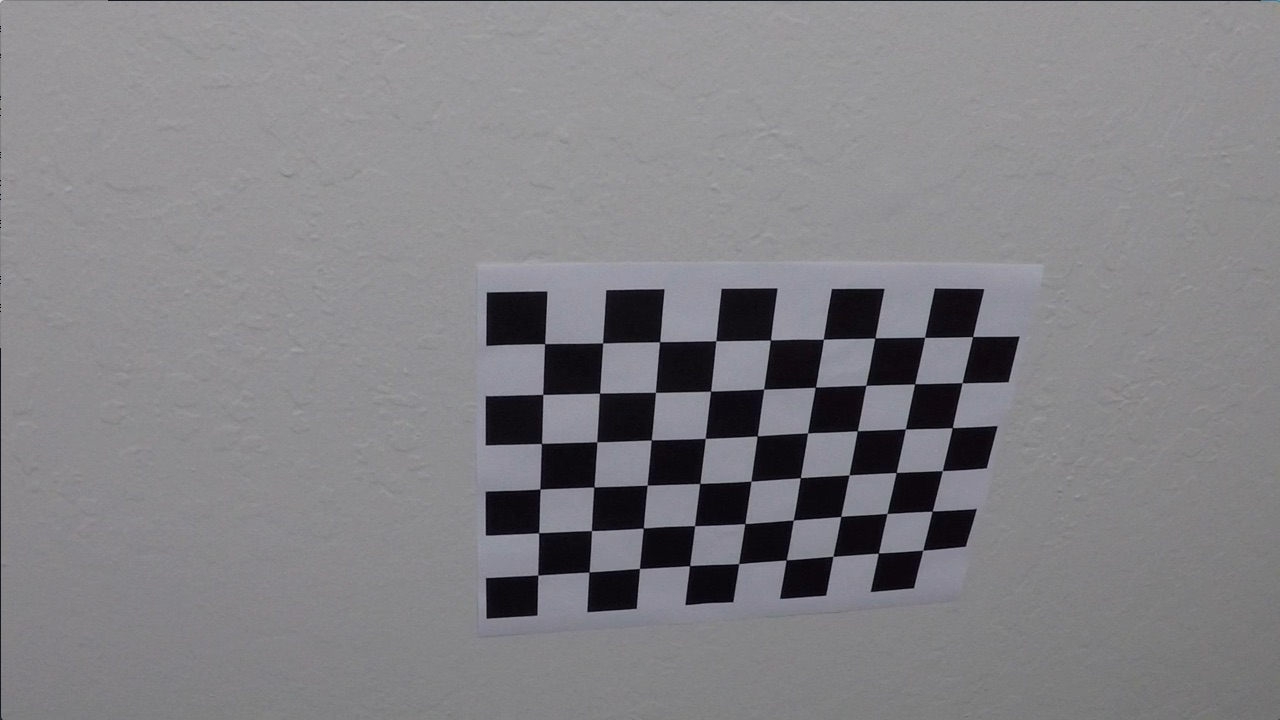
#> input picture camera_cal/calibration10.jpg, 1280 x 720 px; its folder holds only this picture in this run; the run also reads 1 picture not shown here
$ jupyter execute --allow-errors advanced_lane_finding.ipynb   (older library calls are emulated)
#> lines starting #> are read from the running program, lines starting #| are printed output that depends on the picture; after the words box and inside, x2 and y2 are one past the last pixel; in counts of white or black regions, pixels touching at a corner belong together
[cell 1]
import numpy as np
import cv2
import glob
import matplotlib.pyplot as plt
from collections import deque

# Define calibration path and files
calibration_files = 'camera_cal/calibration*.jpg'

# Define calibration checkerboard dimensions
calibration_dim = (9,6)

# Define test image filename
test_filename = 'test_images/test3.jpg'

# Define problem images filename
problem1_filename = 'output_images/problem1.png'
problem2_filename = 'output_images/problem2.png'
problem3_filename = 'output_images/problem3.png'

# Define test straight image filename
straight_filename = 'test_images/straight_lines1.jpg'

# Define test curved image filename
curved_filename = 'test_images/test3.jpg'

# Manually selected four points forming a quadrilateral from the "straight line" image file,
# 'test_images/straight_lines1.jpg'
perspective_src = np.float32(
    [[586.0, 456.5],
     [695.5, 456.5],
     [206., 720.],
     [1099., 720.]])

# Define xb1 and xb2 as the x pixel values of the left and right lanes at the bottom of the transformed image
# The difference between, lane_len_px, is the number of pixels between those two lanes.
# This corresponds to the meters to pixel conversion ratio
xb1 = 300.
xb2 = 1000.
lane_len_px = xb2-xb1
perspective_dst = np.float32(
    [[xb1, 0.],
     [xb2, 0.],
     [xb1, 720.],
     [xb2, 720.]])

# Sanity Checking variables
sanity_false_counter=0

# Size of queue for tracking lane lines over frames
n_fifo = 5

# FIFO queues to track lane lines in previous frames
left_fitx_fifo = deque([], n_fifo)
right_fitx_fifo = deque([], n_fifo)

[cell 2]
# Calibrate using checkerboard
# returns ret, mtx, dist, rvecs, tvecs
def calibrate(calibration_files, calibration_dim, plot=None):
    # prepare object points, like (0,0,0), (1,0,0), (2,0,0) ....,(6,5,0)
#> called with calibration_files = 'camera_cal/calibration*.jpg', calibration_dim = (9, 6), plot = True
    x = calibration_dim[0]
    y = calibration_dim[1]
    objp = np.zeros((x*y,3), np.float32)
    objp[:,:2] = np.mgrid[0:x, 0:y].T.reshape(-1,2)

    # Arrays to store object points and image points from all the images.
    objpoints = [] # 3d points in real world space
    imgpoints = [] # 2d points in image plane.

    images = glob.glob(calibration_files)

    # Step through the list and search for chessboard corners
    for idx, fname in enumerate(images):
        img = cv2.imread(fname)
#> img is the input picture: shape (720, 1280, 3); mean B, G, R 133.1, 129.4, 130.2

        # use cv2.COLOR_BGR2GRAY b/c we read in with cv2.imread
        gray = cv2.cvtColor(img, cv2.COLOR_BGR2GRAY)

        # Find the chessboard corners
        ret, corners = cv2.findChessboardCorners(gray, (x,y), None)
#> ret = True; corners = 54 rows, first 8: [545.3, 343.1], [602.7, 342.8], [660.1, 341.3], [715.8, 340.7], [770.6, 340], [823.5, 339.2], [874.3, 338.5], [925.1, 337.4]

        # If found, add object points, image points
        if ret == True:
            objpoints.append(objp)
            imgpoints.append(corners)

        if plot == True:
            # Draw and display the corners
            cv2.drawChessboardCorners(img, (x,y), corners, ret)
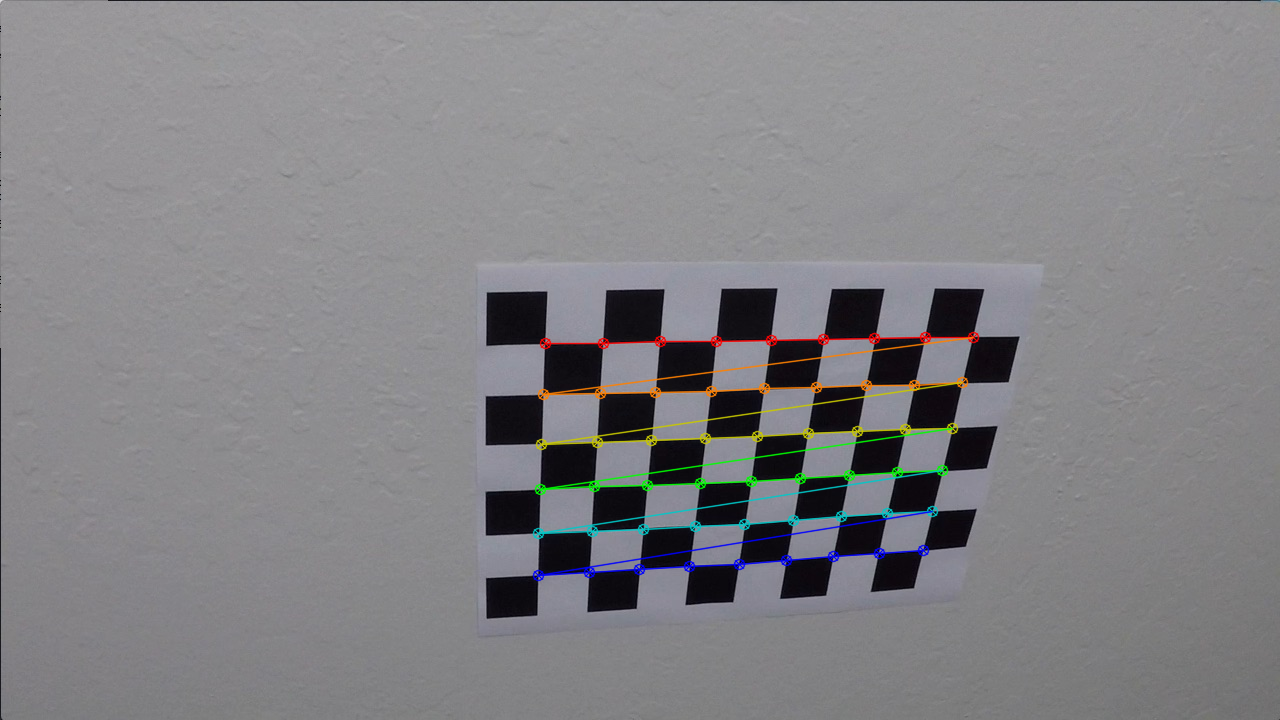
#> img: shape (720, 1280, 3); 1.91% of pixels changed, all inside (x1, y1, x2, y2) = (532, 331, 980, 582)

    return cv2.calibrateCamera(objpoints, imgpoints, gray.shape[::-1], None, None)

# Test Undistort a given image given a distortion matrix
def test_undistort(imgpath, mtx, dist):
    img = cv2.imread(imgpath)
    undist = cv2.undistort(img, mtx, dist, None, mtx)

    plt.imshow(cv2.cvtColor(img, cv2.COLOR_BGR2RGB))
    plt.title("Distorted Image")
    plt.show()
    plt.imshow(cv2.cvtColor(undist, cv2.COLOR_BGR2RGB))
    plt.title("Undistorted Image")
    plt.show()

def compute_sobel_grad_binary(img, orient='x', sobel_kernel=3, threshold=(0,255)):
    gray = cv2.cvtColor(img, cv2.COLOR_BGR2GRAY)

    # Apply x or y gradient with the OpenCV Sobel() function
    # and take the absolute value
    if orient == 'x':
        abs_sobel = np.absolute(cv2.Sobel(gray, cv2.CV_64F, 1, 0, ksize=sobel_kernel))
    if orient == 'y':
        abs_sobel = np.absolute(cv2.Sobel(gray, cv2.CV_64F, 0, 1, ksize=sobel_kernel))

    # Rescale back to 8 bit integer
    scaled_sobel = np.uint8(255*abs_sobel/np.max(abs_sobel))
    # Create a copy and apply the threshold
    binary_output = np.zeros_like(scaled_sobel)
    # Here I'm using inclusive (>=, <=) thresholds, but exclusive is ok too
    binary_output[(scaled_sobel >= threshold[0]) & (scaled_sobel <= threshold[1])] = 1

    # Return the result
    return binary_output

# Define a function to threshod an image based on Sobel magnitude
def compute_sobel_mag_binary(img, sobel_kernel=3, threshold=(0,255)):
    gray = cv2.cvtColor(img, cv2.COLOR_BGR2GRAY)

    # compute gradient along x/horizontal
    sobelx = cv2.Sobel(gray, cv2.CV_64F, 1, 0, ksize=sobel_kernel)

    # compute gradient along y/vertical
    sobely = cv2.Sobel(gray, cv2.CV_64F, 0, 1, ksize=sobel_kernel)

    # compute the magnitute of the gradient
    gradmag = np.sqrt(sobelx**2 + sobely**2)

    # Rescale to 8 bit
    scale_factor = np.max(gradmag)/255
    gradmag = (gradmag/scale_factor).astype(np.uint8)

    binary_output = np.zeros_like(gradmag)
    binary_output[(gradmag >= threshold[0]) & (gradmag <= threshold[1])] = 1

    return binary_output

# Define a function to threshold an image for a given range and Sobel kernel
def compute_sobel_dir_binary(img, sobel_kernel=3, threshold=(0., np.pi/2)):
    gray = cv2.cvtColor(img, cv2.COLOR_BGR2GRAY)

    # Calculate the x and y gradients
    sobelx = cv2.Sobel(gray, cv2.CV_64F, 1, 0, ksize=sobel_kernel)
    sobely = cv2.Sobel(gray, cv2.CV_64F, 0, 1, ksize=sobel_kernel)

    # Take the absolute value of the gradient direction,
    # apply a threshold, and create a binary image result
    absgraddir = np.arctan2(np.absolute(sobely), np.absolute(sobelx))
    absgraddir = np.absolute(absgraddir)
    binary_output = np.zeros_like(absgraddir).astype(np.uint8)
    binary_output[(absgraddir >= threshold[0]) & (absgraddir <= threshold[1])] = 1

    # Return the binary image
    return binary_output

# Define a function to threshold an image for a HLS thresholds
def compute_hls_channel_binary(img, channel_type='s', threshold=(0, 255)):
    hls = cv2.cvtColor(img, cv2.COLOR_BGR2HLS)

    if channel_type == 's':
        channel = hls[:,:,2]
    elif channel_type == 'l':
        channel = hls[:,:,1]
    elif channel_type == 'h':
        channel = hls[:,:,0]

    binary_output = np.zeros_like(channel)
    binary_output[(channel >= threshold[0]) & (channel <= threshold[1])] = 1

    # Return the binary image
    return binary_output

# Define a function to threshold an image for a RGB thresholds
def compute_rgb_channel_binary(img, channel_type='r', threshold=(0, 255)):
    rgb = cv2.cvtColor(img, cv2.COLOR_BGR2RGB)

    if channel_type == 'r':
        channel = rgb[:,:,0]
    elif channel_type == 'g':
        channel = rgb[:,:,1]
    elif channel_type == 'b':
        channel = rgb[:,:,2]

    binary_output = np.zeros_like(channel)
    binary_output[(channel >= threshold[0]) & (channel <= threshold[1])] = 1

    # Return the binary image
    return binary_output

# Define a function to threshold an image for a LAB thresholds
def compute_lab_channel_binary(img, channel_type='a', threshold=(0, 255)):
    lab = cv2.cvtColor(img, cv2.COLOR_BGR2LAB)

    if channel_type == 'b':
        channel = lab[:,:,2]
    elif channel_type == 'a':
        channel = lab[:,:,1]
    elif channel_type == 'l':
        channel = lab[:,:,0]

    binary_output = np.zeros_like(channel)
    binary_output[(channel >= threshold[0]) & (channel <= threshold[1])] = 1

    # Return the binary image
    return binary_output

# Define a function to threshold an image for a YCrCb thresholds
# [15 lines left out: function compute_ycrcb_channel_binary, not called in this run]

# This generates a binary image by utilizing sobel gradients, sobel magnitudes and gradient direction
# This function performs a specific binary-wise combination and returns that combination
def generate_binary_image(img):
    SOBEL_KERNEL=9

    # get the gradient along x
    gradx_binary = compute_sobel_grad_binary(img, 'x', SOBEL_KERNEL, (20, 100)) # (18,80), (20, 100)

    # get the gradient along y
    #grady_binary = compute_sobel_grad_binary(img, 'y', SOBEL_KERNEL, (20, 100)) # 18,80

    # Using a slightly larger sobel kernel size to smooth out the binary threshold image
    #mag_binary = compute_sobel_mag_binary(img, SOBEL_KERNEL, (18, 90))

    # get binary threshold based on gradient direction
    #dir_binary = compute_sobel_dir_binary(img, SOBEL_KERNEL, (np.pi/5, np.pi/2))

    # for white detector
    s_channel_binary = compute_hls_channel_binary(img, 's', (120, 255)) # originally (110, 255), (180,255), (140, 255), (120, 255)

    #l_channel_binary = compute_hls_channel_binary(img, 'l', (220, 255)) # originally 160, 255

    # For yellow detection
    b_channel_binary = compute_lab_channel_binary(img, 'b', (180, 255)) # tighten to (220,255) helps yellow on light

    sb_channel_binary = ((s_channel_binary == 1) | (b_channel_binary == 1))

    combined_binary = np.zeros_like(s_channel_binary)
    combined_binary[(sb_channel_binary == 1) | (gradx_binary == 1) ] = 1

    return combined_binary

def perspective_transform(img, src, dst):
    img_size = (img.shape[1], img.shape[0])

    M = cv2.getPerspectiveTransform(src, dst)
    Minv = cv2.getPerspectiveTransform(dst, src)

    warped = cv2.warpPerspective(img, M, img_size, flags=cv2.INTER_LINEAR)
    return warped, M, Minv

# May not use this
# Apply gaussian smoothing
def gaussian_blur(img, kernel_size):
    """Applies a Gaussian Noise kernel"""
    return cv2.GaussianBlur(img, (kernel_size, kernel_size), 0)

def sanity(left_fitx, right_fitx, thresh=0.07):
    global sanity_false_counter
    xm_per_pix = 3.7/lane_len_px
    diff_fitx = right_fitx*xm_per_pix-left_fitx*xm_per_pix #in meters
    if (abs((diff_fitx.min()-3.7)/3.7)) > thresh or (abs((diff_fitx.max()-3.7)/3.7)) > thresh:
        sanity_false_counter+=1
        return False
    return True

# Return an average of a deque of array of floats
# [12 lines left out: function deque_avg, not called in this run]

[cell 3]
# Calibrate the camera
ret, mtx, dist, rvecs, tvecs = calibrate(calibration_files, calibration_dim, True)
#> ret = 0.68; mtx = [[1143.7, 0, 681.7], [0, 1109.2, 367.7], [0, 0, 1]]; dist = [[-0.515, 2.99, -0.00876, 0.00937, 1.41]]; rvecs = ([0.451, -0.252, 0.0361],); tvecs = ([-2.31, -0.422, 19.12],)

# test undistortion using one of the calibration files
#> (the rest of this cell did not finish here and is left out)


[cell 4]
# Explore color spaces

import cv2
import numpy as np
import matplotlib.pyplot as plt
from mpl_toolkits.mplot3d import Axes3D

def plot3d(pixels, colors_rgb,
    axis_labels=list("RGB"), axis_limits=((0, 255), (0, 255), (0, 255))):
    """Plot pixels in 3D."""

    # Create figure and 3D axes
    fig = plt.figure(figsize=(8, 8))
    ax = Axes3D(fig)

    # Set axis limits
    ax.set_xlim(*axis_limits[0])
    ax.set_ylim(*axis_limits[1])
    ax.set_zlim(*axis_limits[2])

    # Set axis labels and sizes
    ax.tick_params(axis='both', which='major', labelsize=14, pad=8)
    ax.set_xlabel(axis_labels[0], fontsize=16, labelpad=16)
    ax.set_ylabel(axis_labels[1], fontsize=16, labelpad=16)
    ax.set_zlabel(axis_labels[2], fontsize=16, labelpad=16)

    # Plot pixel values with colors given in colors_rgb
    ax.scatter(
        pixels[:, :, 0].ravel(),
        pixels[:, :, 1].ravel(),
        pixels[:, :, 2].ravel(),
        c=colors_rgb.reshape((-1, 3)), edgecolors='none')

    return ax  # return Axes3D object for further manipulation


img = cv2.imread(problem2_filename)
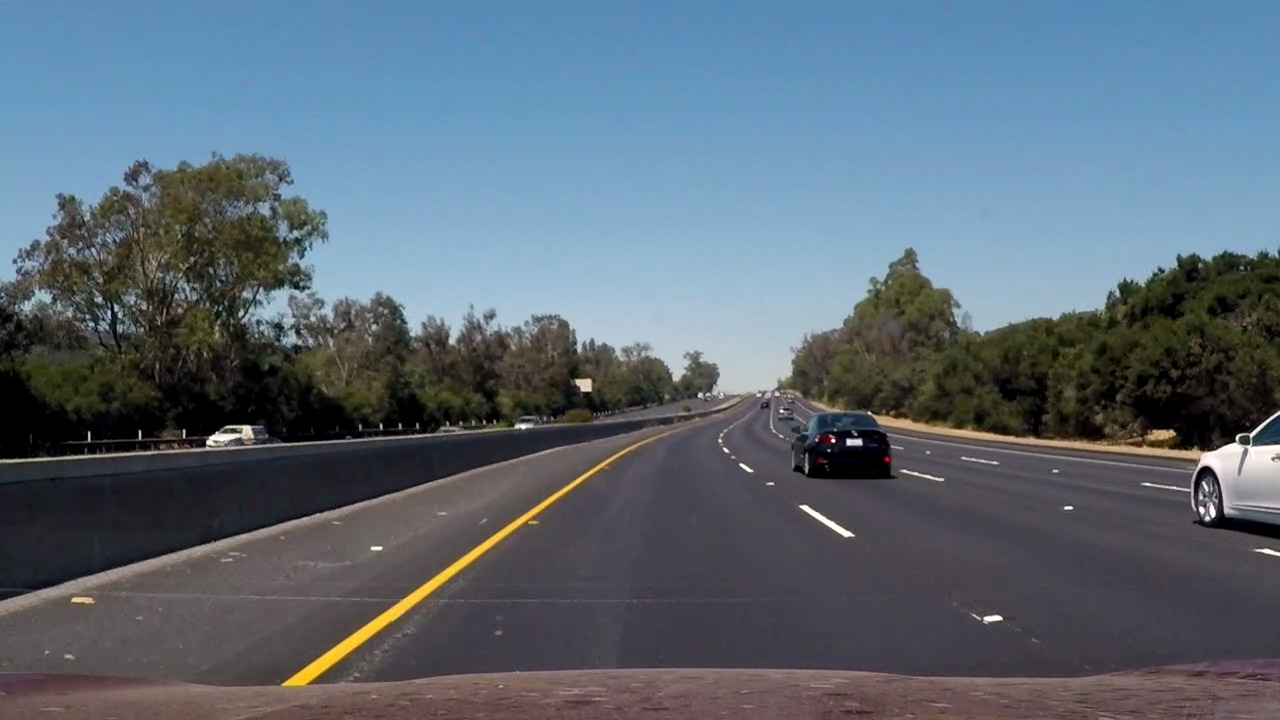
#> input picture output_images/problem2.png, 1280 x 720 px
#> img is the input picture: shape (720, 1280, 3); mean B, G, R 117.5, 105.1, 91.6

# Select a small fraction of pixels to plot by subsampling it
scale = max(img.shape[0], img.shape[1], 64) / 64  # at most 64 rows and columns
img_small = cv2.resize(img, (np.int(img.shape[1] / scale), np.int(img.shape[0] / scale)), interpolation=cv2.INTER_NEAREST)

# Convert subsampled image to desired color space(s)
img_small_RGB = cv2.cvtColor(img_small, cv2.COLOR_BGR2RGB)  # OpenCV uses BGR, matplotlib likes RGB
img_small_HSV = cv2.cvtColor(img_small, cv2.COLOR_BGR2HSV)
#> img_small_HSV: shape (36, 64, 3); mean H, S, V 88.6, 74.4, 124.5
img_small_LUV = cv2.cvtColor(img_small, cv2.COLOR_BGR2LUV)
#> img_small_LUV: shape (36, 64, 3); mean of channels 0, 1, 2 110.1, 91.5, 123.9
img_small_YUV = cv2.cvtColor(img_small, cv2.COLOR_BGR2YUV)
#> img_small_YUV: shape (36, 64, 3); mean of channels 0, 1, 2 102.9, 135.8, 117.9
img_small_HLS = cv2.cvtColor(img_small, cv2.COLOR_BGR2HLS)
#> img_small_HLS: shape (36, 64, 3); mean of channels 0, 1, 2 88.5, 104.8, 61.7
img_small_YCrCb = cv2.cvtColor(img_small, cv2.COLOR_BGR2YCrCb)
#> img_small_YCrCb: shape (36, 64, 3); mean of channels 0, 1, 2 102.9, 119.7, 136.9
img_small_LAB = cv2.cvtColor(img_small, cv2.COLOR_BGR2LAB)
#> img_small_LAB: shape (36, 64, 3); mean of channels 0, 1, 2 110.6, 126.9, 120
img_small_rgb = img_small_RGB / 255.  # scaled to [0, 1], only for plotting

plt.imshow(cv2.cvtColor(img, cv2.COLOR_BGR2RGB))
plt.title('Example Colored Cars Image')
plt.show()

# Plot and show
plot3d(img_small_RGB, img_small_rgb)
plt.show()

plot3d(img_small_HSV, img_small_rgb, axis_labels=list("HSV"))
plt.show()

plot3d(img_small_LUV, img_small_rgb, axis_labels=list("LUV"))
plt.show()

plot3d(img_small_YUV, img_small_rgb, axis_labels=list("YUV"))
plt.show()

plot3d(img_small_HLS, img_small_rgb, axis_labels=list("HLS"))
plt.show()

plot3d(img_small_YCrCb, img_small_rgb, axis_labels=list("YCrCb"))
plt.show()

plot3d(img_small_LAB, img_small_rgb, axis_labels=list("LAB"))
plt.show()

[cell 5]
# Use test image and explore use of sobel gradients and various color schemes
SOBEL_KERNEL=9
img = cv2.imread(test_filename)
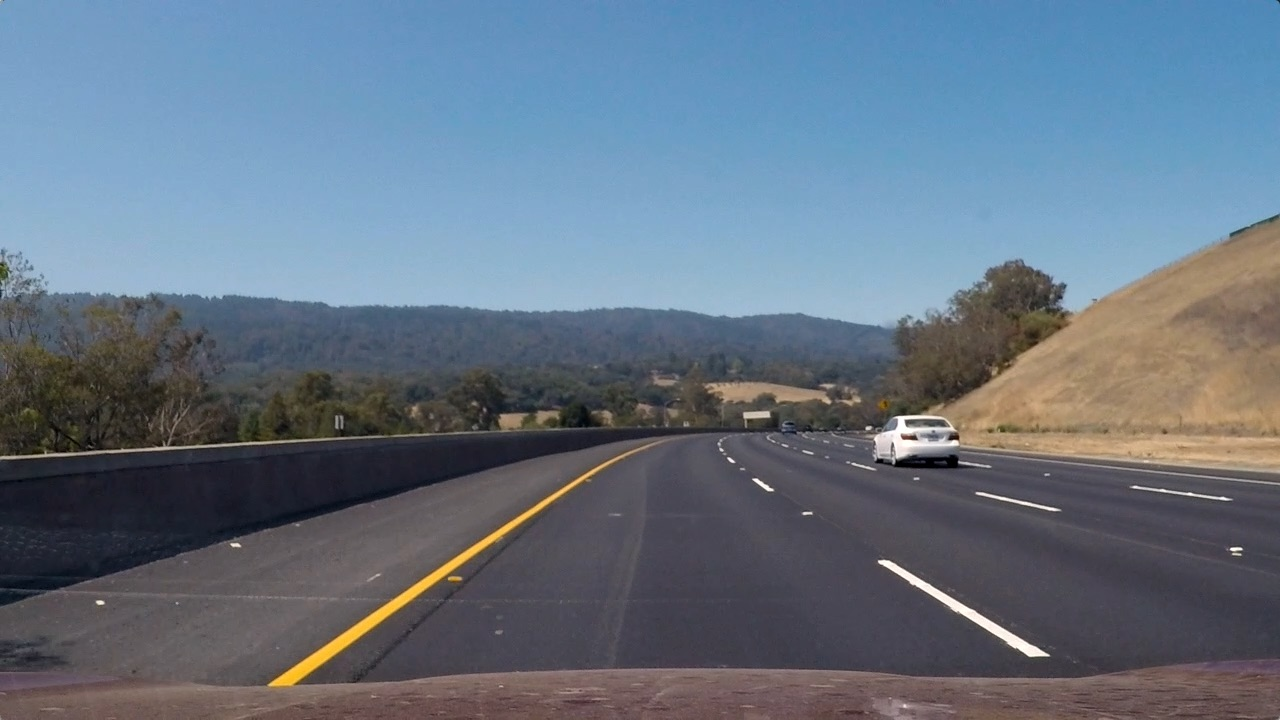
#> input picture test_images/test3.jpg, 1280 x 720 px
#> img is the input picture: shape (720, 1280, 3); mean B, G, R 130.7, 115.3, 101.1
# undistort the image first
img = cv2.undistort(img, mtx, dist, None, mtx)

rgb = cv2.cvtColor(img, cv2.COLOR_BGR2RGB)
gray = cv2.cvtColor(img, cv2.COLOR_BGR2GRAY)

# get the gradient along x
gradx_binary = compute_sobel_grad_binary(img, 'x', SOBEL_KERNEL, (18, 80))
#> gradx_binary: shape (720, 1280); values 0 (black) and 1 (white), 3.6% white; 1062 white regions (820 under 20 px), largest, box (x1, y1, x2, y2) and area: (272, 444, 648, 685) 4003, (68, 9, 340, 708) 3613, (1030, 13, 1240, 703) 2710

# get the gradient along y
grady_binary = compute_sobel_grad_binary(img, 'y', SOBEL_KERNEL, (18, 80))
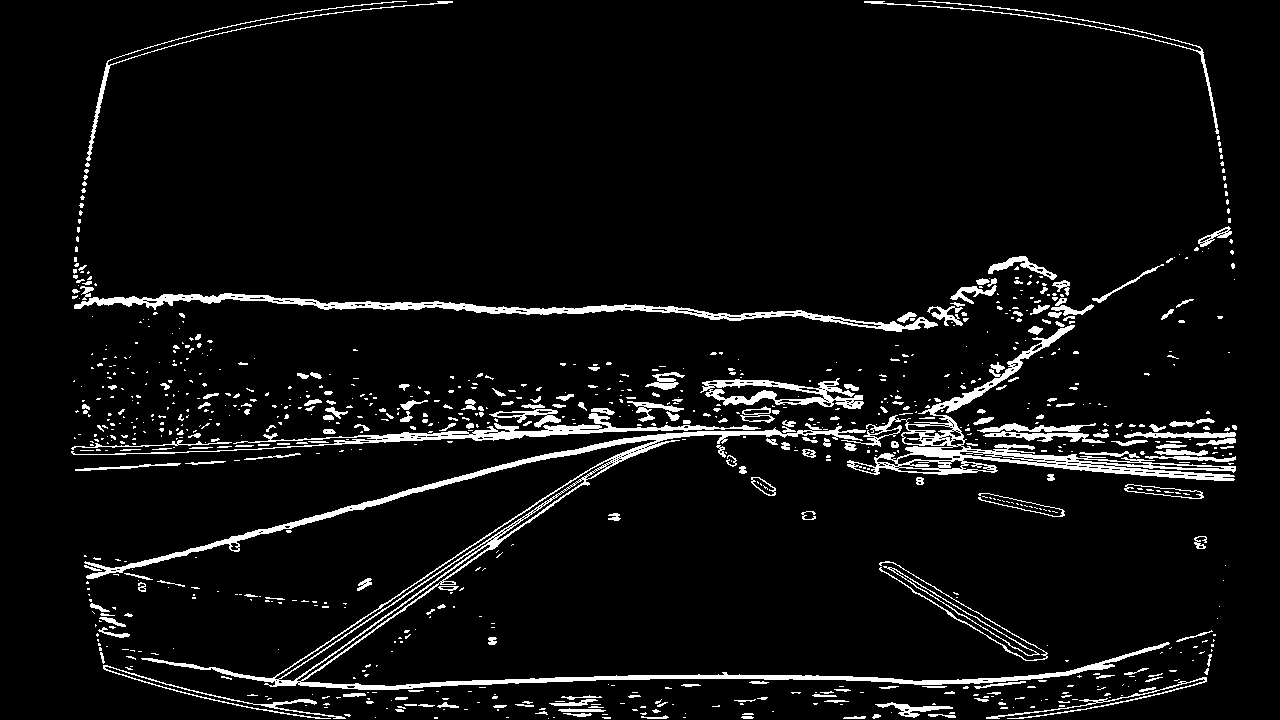
#> grady_binary: shape (720, 1280); values 0 (black) and 1 (white), 5.9% white; 901 white regions (668 under 20 px), largest, box (x1, y1, x2, y2) and area: (84, 423, 1170, 690) 11827, (841, 325, 1236, 481) 6919, (74, 293, 938, 332) 5053

# Using a slightly larger sobel kernel size to smooth out the binary threshold image
mag_binary = compute_sobel_mag_binary(img, SOBEL_KERNEL, (18, 90))
#> (the rest of the program and of its run is left out)
